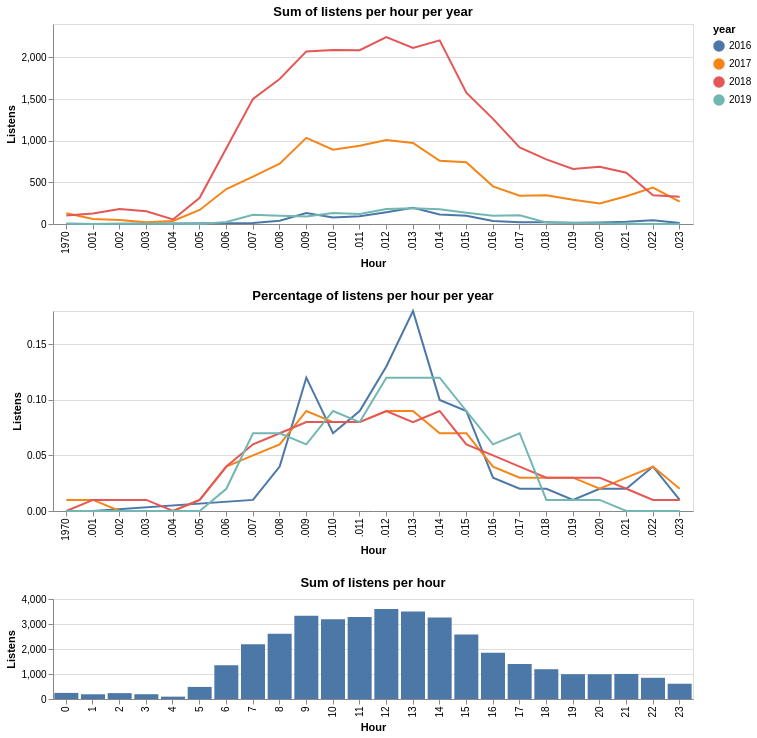

Source (Vega-Lite JSON):
### Vega-Lite specification from a JSON file in a GitHub repository (floating-point values rounded to 4 significant figures)
{"usermeta": {"embedOptions": {"theme": "latimes"}}, "config": {"view": {"continuousWidth": 400, "continuousHeight": 300}}, "vconcat": [{"layer": [{"mark": "line", "encoding": {"color": {"type": "nominal", "field": "year"}, "x": {"type": "temporal", "field": "hour", "title": "Hour"}, "y": {"type": "quantitative", "field": "count", "title": "Listens"}}, "title": "Sum of listens per hour per year", "transform": [{"filter": {"field": "year", "oneOf": [2016, 2017, 2018, 2019]}}]}, {"mark": {"type": "rule", "color": "#aaa"}, "encoding": {"x": {"type": "ordinal", "field": "hour"}}, "transform": [{"filter": {"selection": "selector001"}}]}, {"mark": "circle", "encoding": {"color": {"type": "nominal", "field": "year"}, "opacity": {"condition": {"value": 1, "selection": "selector001"}, "value": 0}, "x": {"type": "temporal", "field": "hour", "title": "Hour"}, "y": {"type": "quantitative", "field": "count", "title": "Listens"}}, "selection": {"selector001": {"type": "single", "encodings": ["x"], "on": "mouseover", "nearest": true, "empty": "none"}}, "transform": [{"filter": {"field": "year", "oneOf": [2016, 2017, 2018, 2019]}}]}, {"mark": {"type": "text", "align": "left", "dx": 5, "dy": -5, "stroke": "white", "strokeWidth": 2}, "encoding": {"color": {"type": "nominal", "field": "year"}, "text": {"type": "quantitative", "aggregate": "sum", "field": "count"}, "x": {"type": "temporal", "field": "hour", "title": "Hour"}, "y": {"type": "quantitative", "field": "count", "title": "Listens"}}, "transform": [{"filter": {"field": "year", "oneOf": [2016, 2017, 2018, 2019]}}, {"filter": {"selection": "selector001"}}]}, {"mark": {"type": "text", "align": "left", "dx": 5, "dy": -5}, "encoding": {"color": {"type": "nominal", "field": "year"}, "text": {"type": "quantitative", "aggregate": "sum", "field": "count"}, "x": {"type": "temporal", "field": "hour", "title": "Hour"}, "y": {"type": "quantitative", "field": "count", "title": "Listens"}}, "transform": [{"filter": {"field": "year", "oneOf": [2016, 2017, 2018, 2019]}}, {"filter": {"selection": "selector001"}}]}], "data": {"name": "data-0187552695ff6798193cfef9dfa2651e"}, "height": 200, "width": 640}, {"layer": [{"mark": "line", "encoding": {"color": {"type": "nominal", "field": "year"}, "x": {"type": "temporal", "field": "hour", "title": "Hour"}, "y": {"type": "quantitative", "field": "count", "title": "Listens"}}, "title": "Percentage of listens per hour per year", "transform": [{"filter": {"field": "year", "oneOf": [2016, 2017, 2018, 2019]}}]}, {"mark": {"type": "rule", "color": "#aaa"}, "encoding": {"x": {"type": "ordinal", "field": "hour"}}, "transform": [{"filter": {"selection": "selector001"}}]}, {"mark": "circle", "encoding": {"color": {"type": "nominal", "field": "year"}, "opacity": {"condition": {"value": 1, "selection": "selector001"}, "value": 0}, "x": {"type": "temporal", "field": "hour", "title": "Hour"}, "y": {"type": "quantitative", "field": "count", "title": "Listens"}}, "selection": {"selector001": {"type": "single", "encodings": ["x"], "on": "mouseover", "nearest": true, "empty": "none"}}, "transform": [{"filter": {"field": "year", "oneOf": [2016, 2017, 2018, 2019]}}]}, {"mark": {"type": "text", "align": "left", "dx": 5, "dy": -5, "stroke": "white", "strokeWidth": 2}, "encoding": {"color": {"type": "nominal", "field": "year"}, "text": {"type": "quantitative", "aggregate": "sum", "field": "count"}, "x": {"type": "temporal", "field": "hour", "title": "Hour"}, "y": {"type": "quantitative", "field": "count", "title": "Listens"}}, "transform": [{"filter": {"field": "year", "oneOf": [2016, 2017, 2018, 2019]}}, {"filter": {"selection": "selector001"}}]}, {"mark": {"type": "text", "align": "left", "dx": 5, "dy": -5}, "encoding": {"color": {"type": "nominal", "field": "year"}, "text": {"type": "quantitative", "aggregate": "sum", "field": "count"}, "x": {"type": "temporal", "field": "hour", "title": "Hour"}, "y": {"type": "quantitative", "field": "count", "title": "Listens"}}, "transform": [{"filter": {"field": "year", "oneOf": [2016, 2017, 2018, 2019]}}, {"filter": {"selection": "selector001"}}]}], "data": {"name": "data-48044bdc3cc0feeac970edfbb745f045"}, "height": 200, "width": 640}, {"data": {"name": "data-0187552695ff6798193cfef9dfa2651e"}, "mark": "bar", "encoding": {"x": {"type": "ordinal", "field": "hour", "title": "Hour"}, "y": {"type": "quantitative", "aggregate": "sum", "field": "count", "title": "Listens"}}, "height": 100, "title": "Sum of listens per hour", "width": 640}], "$schema": "https://vega.github.io/schema/vega-lite/v4.8.1.json", "datasets": {"data-0187552695ff6798193cfef9dfa2651e": [{"year": 2013, "hour": 0, "count": 2}, {"year": 2013, "hour": 10, "count": 1}, {"year": 2013, "hour": 11, "count": 13}, {"year": 2013, "hour": 12, "count": 12}, {"year": 2013, "hour": 14, "count": 4}, {"year": 2013, "hour": 15, "count": 5}, {"year": 2013, "hour": 16, "count": 4}, {"year": 2013, "hour": 17, "count": 9}, {"year": 2013, "hour": 18, "count": 29}, {"year": 2013, "hour": 19, "count": 8}, {"year": 2013, "hour": 20, "count": 24}, {"year": 2013, "hour": 21, "count": 3}, {"year": 2013, "hour": 22, "count": 2}, {"year": 2013, "hour": 23, "count": 1}, {"year": 2014, "hour": 11, "count": 2}, {"year": 2014, "hour": 13, "count": 5}, {"year": 2014, "hour": 22, "count": 6}, {"year": 2015, "hour": 0, "count": 5}, {"year": 2015, "hour": 2, "count": 4}, {"year": 2015, "hour": 3, "count": 12}, {"year": 2015, "hour": 8, "count": 4}, {"year": 2015, "hour": 9, "count": 7}, {"year": 2015, "hour": 10, "count": 2}, {"year": 2015, "hour": 11, "count": 26}, {"year": 2015, "hour": 12, "count": 21}, {"year": 2015, "hour": 13, "count": 24}, {"year": 2015, "hour": 14, "count": 5}, {"year": 2015, "hour": 15, "count": 22}, {"year": 2015, "hour": 16, "count": 2}, {"year": 2015, "hour": 17, "count": 8}, {"year": 2015, "hour": 19, "count": 8}, {"year": 2015, "hour": 20, "count": 8}, {"year": 2015, "hour": 21, "count": 22}, {"year": 2015, "hour": 22, "count": 14}, {"year": 2015, "hour": 23, "count": 1}, {"year": 2016, "hour": 0, "count": 2}, {"year": 2016, "hour": 1, "count": 1}, {"year": 2016, "hour": 7, "count": 13}, {"year": 2016, "hour": 8, "count": 40}, {"year": 2016, "hour": 9, "count": 133}, {"year": 2016, "hour": 10, "count": 79}, {"year": 2016, "hour": 11, "count": 94}, {"year": 2016, "hour": 12, "count": 141}, {"year": 2016, "hour": 13, "count": 194}, {"year": 2016, "hour": 14, "count": 113}, {"year": 2016, "hour": 15, "count": 99}, {"year": 2016, "hour": 16, "count": 36}, {"year": 2016, "hour": 17, "count": 20}, {"year": 2016, "hour": 18, "count": 22}, {"year": 2016, "hour": 19, "count": 15}, {"year": 2016, "hour": 20, "count": 17}, {"year": 2016, "hour": 21, "count": 26}, {"year": 2016, "hour": 22, "count": 45}, {"year": 2016, "hour": 23, "count": 13}, {"year": 2017, "hour": 0, "count": 128}, {"year": 2017, "hour": 1, "count": 60}, {"year": 2017, "hour": 2, "count": 49}, {"year": 2017, "hour": 3, "count": 21}, {"year": 2017, "hour": 4, "count": 37}, {"year": 2017, "hour": 5, "count": 168}, {"year": 2017, "hour": 6, "count": 419}, {"year": 2017, "hour": 7, "count": 568}, {"year": 2017, "hour": 8, "count": 723}, {"year": 2017, "hour": 9, "count": 1034}, {"year": 2017, "hour": 10, "count": 892}, {"year": 2017, "hour": 11, "count": 940}, {"year": 2017, "hour": 12, "count": 1007}, {"year": 2017, "hour": 13, "count": 973}, {"year": 2017, "hour": 14, "count": 758}, {"year": 2017, "hour": 15, "count": 742}, {"year": 2017, "hour": 16, "count": 452}, {"year": 2017, "hour": 17, "count": 339}, {"year": 2017, "hour": 18, "count": 346}, {"year": 2017, "hour": 19, "count": 290}, {"year": 2017, "hour": 20, "count": 246}, {"year": 2017, "hour": 21, "count": 333}, {"year": 2017, "hour": 22, "count": 436}, {"year": 2017, "hour": 23, "count": 268}, {"year": 2018, "hour": 0, "count": 103}, {"year": 2018, "hour": 1, "count": 127}, {"year": 2018, "hour": 2, "count": 180}, {"year": 2018, "hour": 3, "count": 152}, {"year": 2018, "hour": 4, "count": 54}, {"year": 2018, "hour": 5, "count": 314}, {"year": 2018, "hour": 6, "count": 908}, {"year": 2018, "hour": 7, "count": 1502}, {"year": 2018, "hour": 8, "count": 1740}, {"year": 2018, "hour": 9, "count": 2071}, {"year": 2018, "hour": 10, "count": 2088}, {"year": 2018, "hour": 11, "count": 2086}, {"year": 2018, "hour": 12, "count": 2242}, {"year": 2018, "hour": 13, "count": 2113}, {"year": 2018, "hour": 14, "count": 2204}, {"year": 2018, "hour": 15, "count": 1576}, {"year": 2018, "hour": 16, "count": 1262}, {"year": 2018, "hour": 17, "count": 920}, {"year": 2018, "hour": 18, "count": 775}, {"year": 2018, "hour": 19, "count": 660}, {"year": 2018, "hour": 20, "count": 686}, {"year": 2018, "hour": 21, "count": 615}, {"year": 2018, "hour": 22, "count": 344}, {"year": 2018, "hour": 23, "count": 327}, {"year": 2019, "hour": 0, "count": 4}, {"year": 2019, "hour": 1, "count": 1}, {"year": 2019, "hour": 2, "count": 2}, {"year": 2019, "hour": 3, "count": 7}, {"year": 2019, "hour": 4, "count": 3}, {"year": 2019, "hour": 5, "count": 1}, {"year": 2019, "hour": 6, "count": 23}, {"year": 2019, "hour": 7, "count": 111}, {"year": 2019, "hour": 8, "count": 100}, {"year": 2019, "hour": 9, "count": 90}, {"year": 2019, "hour": 10, "count": 133}, {"year": 2019, "hour": 11, "count": 119}, {"year": 2019, "hour": 12, "count": 180}, {"year": 2019, "hour": 13, "count": 189}, {"year": 2019, "hour": 14, "count": 176}, {"year": 2019, "hour": 15, "count": 135}, {"year": 2019, "hour": 16, "count": 98}, {"year": 2019, "hour": 17, "count": 105}, {"year": 2019, "hour": 18, "count": 19}, {"year": 2019, "hour": 19, "count": 12}, {"year": 2019, "hour": 20, "count": 10}, {"year": 2019, "hour": 21, "count": 3}, {"year": 2019, "hour": 22, "count": 1}, {"year": 2019, "hour": 23, "count": 1}], "data-48044bdc3cc0feeac970edfbb745f045": [{"year": 2013, "hour": 0, "count": 0.02}, {"year": 2013, "hour": 10, "count": 0.01}, {"year": 2013, "hour": 11, "count": 0.11}, {"year": 2013, "hour": 12, "count": 0.1}, {"year": 2013, "hour": 14, "count": 0.03}, {"year": 2013, "hour": 15, "count": 0.04}, {"year": 2013, "hour": 16, "count": 0.03}, {"year": 2013, "hour": 17, "count": 0.08}, {"year": 2013, "hour": 18, "count": 0.25}, {"year": 2013, "hour": 19, "count": 0.07}, {"year": 2013, "hour": 20, "count": 0.21}, {"year": 2013, "hour": 21, "count": 0.03}, {"year": 2013, "hour": 22, "count": 0.02}, {"year": 2013, "hour": 23, "count": 0.01}, {"year": 2014, "hour": 11, "count": 0.15}, {"year": 2014, "hour": 13, "count": 0.38}, {"year": 2014, "hour": 22, "count": 0.46}, {"year": 2015, "hour": 0, "count": 0.03}, {"year": 2015, "hour": 2, "count": 0.02}, {"year": 2015, "hour": 3, "count": 0.06}, {"year": 2015, "hour": 8, "count": 0.02}, {"year": 2015, "hour": 9, "count": 0.04}, {"year": 2015, "hour": 10, "count": 0.01}, {"year": 2015, "hour": 11, "count": 0.13}, {"year": 2015, "hour": 12, "count": 0.11}, {"year": 2015, "hour": 13, "count": 0.12}, {"year": 2015, "hour": 14, "count": 0.03}, {"year": 2015, "hour": 15, "count": 0.11}, {"year": 2015, "hour": 16, "count": 0.01}, {"year": 2015, "hour": 17, "count": 0.04}, {"year": 2015, "hour": 19, "count": 0.04}, {"year": 2015, "hour": 20, "count": 0.04}, {"year": 2015, "hour": 21, "count": 0.11}, {"year": 2015, "hour": 22, "count": 0.07}, {"year": 2015, "hour": 23, "count": 0.01}, {"year": 2016, "hour": 0, "count": 0.0}, {"year": 2016, "hour": 1, "count": 0.0}, {"year": 2016, "hour": 7, "count": 0.01}, {"year": 2016, "hour": 8, "count": 0.04}, {"year": 2016, "hour": 9, "count": 0.12}, {"year": 2016, "hour": 10, "count": 0.07}, {"year": 2016, "hour": 11, "count": 0.09}, {"year": 2016, "hour": 12, "count": 0.13}, {"year": 2016, "hour": 13, "count": 0.18}, {"year": 2016, "hour": 14, "count": 0.1}, {"year": 2016, "hour": 15, "count": 0.09}, {"year": 2016, "hour": 16, "count": 0.03}, {"year": 2016, "hour": 17, "count": 0.02}, {"year": 2016, "hour": 18, "count": 0.02}, {"year": 2016, "hour": 19, "count": 0.01}, {"year": 2016, "hour": 20, "count": 0.02}, {"year": 2016, "hour": 21, "count": 0.02}, {"year": 2016, "hour": 22, "count": 0.04}, {"year": 2016, "hour": 23, "count": 0.01}, {"year": 2017, "hour": 0, "count": 0.01}, {"year": 2017, "hour": 1, "count": 0.01}, {"year": 2017, "hour": 2, "count": 0.0}, {"year": 2017, "hour": 3, "count": 0.0}, {"year": 2017, "hour": 4, "count": 0.0}, {"year": 2017, "hour": 5, "count": 0.01}, {"year": 2017, "hour": 6, "count": 0.04}, {"year": 2017, "hour": 7, "count": 0.05}, {"year": 2017, "hour": 8, "count": 0.06}, {"year": 2017, "hour": 9, "count": 0.09}, {"year": 2017, "hour": 10, "count": 0.08}, {"year": 2017, "hour": 11, "count": 0.08}, {"year": 2017, "hour": 12, "count": 0.09}, {"year": 2017, "hour": 13, "count": 0.09}, {"year": 2017, "hour": 14, "count": 0.07}, {"year": 2017, "hour": 15, "count": 0.07}, {"year": 2017, "hour": 16, "count": 0.04}, {"year": 2017, "hour": 17, "count": 0.03}, {"year": 2017, "hour": 18, "count": 0.03}, {"year": 2017, "hour": 19, "count": 0.03}, {"year": 2017, "hour": 20, "count": 0.02}, {"year": 2017, "hour": 21, "count": 0.03}, {"year": 2017, "hour": 22, "count": 0.04}, {"year": 2017, "hour": 23, "count": 0.02}, {"year": 2018, "hour": 0, "count": 0.0}, {"year": 2018, "hour": 1, "count": 0.01}, {"year": 2018, "hour": 2, "count": 0.01}, {"year": 2018, "hour": 3, "count": 0.01}, {"year": 2018, "hour": 4, "count": 0.0}, {"year": 2018, "hour": 5, "count": 0.01}, {"year": 2018, "hour": 6, "count": 0.04}, {"year": 2018, "hour": 7, "count": 0.06}, {"year": 2018, "hour": 8, "count": 0.07}, {"year": 2018, "hour": 9, "count": 0.08}, {"year": 2018, "hour": 10, "count": 0.08}, {"year": 2018, "hour": 11, "count": 0.08}, {"year": 2018, "hour": 12, "count": 0.09}, {"year": 2018, "hour": 13, "count": 0.08}, {"year": 2018, "hour": 14, "count": 0.09}, {"year": 2018, "hour": 15, "count": 0.06}, {"year": 2018, "hour": 16, "count": 0.05}, {"year": 2018, "hour": 17, "count": 0.04}, {"year": 2018, "hour": 18, "count": 0.03}, {"year": 2018, "hour": 19, "count": 0.03}, {"year": 2018, "hour": 20, "count": 0.03}, {"year": 2018, "hour": 21, "count": 0.02}, {"year": 2018, "hour": 22, "count": 0.01}, {"year": 2018, "hour": 23, "count": 0.01}, {"year": 2019, "hour": 0, "count": 0.0}, {"year": 2019, "hour": 1, "count": 0.0}, {"year": 2019, "hour": 2, "count": 0.0}, {"year": 2019, "hour": 3, "count": 0.0}, {"year": 2019, "hour": 4, "count": 0.0}, {"year": 2019, "hour": 5, "count": 0.0}, {"year": 2019, "hour": 6, "count": 0.02}, {"year": 2019, "hour": 7, "count": 0.07}, {"year": 2019, "hour": 8, "count": 0.07}, {"year": 2019, "hour": 9, "count": 0.06}, {"year": 2019, "hour": 10, "count": 0.09}, {"year": 2019, "hour": 11, "count": 0.08}, {"year": 2019, "hour": 12, "count": 0.12}, {"year": 2019, "hour": 13, "count": 0.12}, {"year": 2019, "hour": 14, "count": 0.12}, {"year": 2019, "hour": 15, "count": 0.09}, {"year": 2019, "hour": 16, "count": 0.06}, {"year": 2019, "hour": 17, "count": 0.07}, {"year": 2019, "hour": 18, "count": 0.01}, {"year": 2019, "hour": 19, "count": 0.01}, {"year": 2019, "hour": 20, "count": 0.01}, {"year": 2019, "hour": 21, "count": 0.0}, {"year": 2019, "hour": 22, "count": 0.0}, {"year": 2019, "hour": 23, "count": 0.0}]}}
